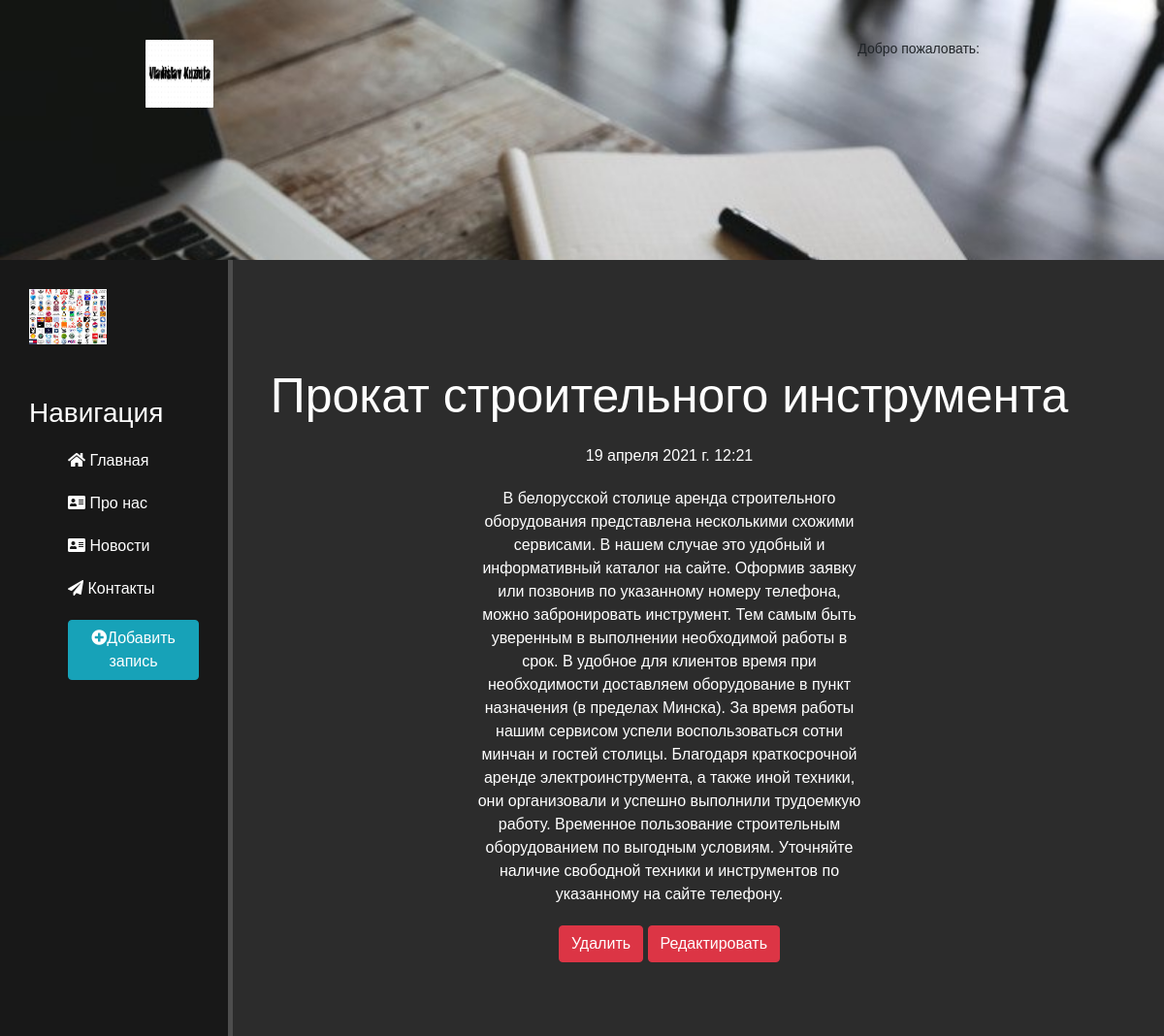
The page /news/2 on the database its author committed.
### news/models.py (models this page shows, shortened)
class Articles(models.Model):
    title = models.CharField('Название', max_length=50)
    anons = models.CharField('Анонс', max_length=250)
    full_text = models.TextField('Статья')
    date = models.DateTimeField('Дата публикации')
    class Meta:
        verbose_name = 'Новость'
        verbose_name_plural = 'Новости'

### news/views.py (the view)
# urls.py: path('<int:pk>', views.NewsDetailView.as_view(), name='news_detail'),
class NewsDetailView(DetailView):
    model = Articles
    template_name = 'news/details_view.html'
    context_object_name = 'article'

### news/templates/news/details_view.html (shortened to what this page needs)
{% extends 'main/layout.html'%}
{% block content %}
    <div class="features">
        <h1>{{ article.title}}</h1>
        <p>{{ article.date }}</p>
        <p>{{ article.full_text}}</p>
        <a href="{%url 'news_delete' article.id %}" class="btn btn-danger">
            Удалить
        </a>
        <a href="{%url 'news_update' article.id %}" class="btn btn-danger">
            Редактировать
        </a>
    </div>
{% endblock %}

### main/static/main/css/main.css (style rules this page uses)
body { background: #2c2c2c; }
main .features { float: left; color: #fff; margin-top: 100px; text-align: center; width: 75%; }
main .features h1 { font-size: 50px; }
main .features p { max-width: 400px;margin: 20px auto; }

### main/static/main/styles/style.css (style rules this page uses)
body { padding:0; margin:0; font-family:Arial,sans-serif; }
div { box-sizing:border-box; }
h1 { color:white; font-size:67px; text-align:center; margin:10px; }

### rows shown on the page
Articles: title "Прокат строительного инструмента", date "19 апреля 2021 г. 12:21", full_text "В белорусской столице аренда строительного оборудования представлена несколькими схожими сервисами. В нашем случае это удобный и информативный каталог на сайте. Оформив заявку или позвонив по указанному номеру телефона, можно забронировать инструмент. Тем самым быть уверенным в выполнении необходимой работы в срок. В удобное для клиентов время при необходимости доставляем оборудование в пункт назначения (в пределах Минска). За время работы нашим сервисом успели воспользоваться сотни минчан и гостей столицы. Благодаря краткосрочной аренде электроинструмента, а также иной техники, они организовали и успешно выполнили трудоемкую работу. Временное пользование строительным оборудованием по…"
